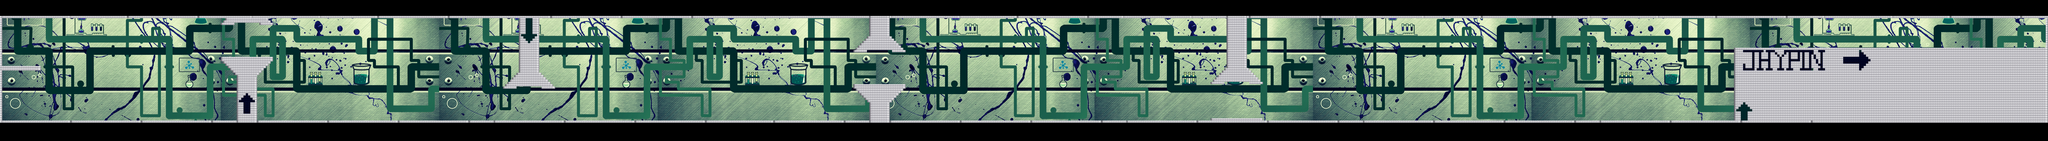

This game map was drawn from its Tiled (.tmx) file and the tilesets committed beside it. A one-line description and the trimmed map source follow:
An orthogonal 900x62 tile map with 15x15 px tiles, 2 tile layers (background, plat), 2 tilesets and 38 objects (36x 4, START, END).

<map version="1.0" orientation="orthogonal" renderorder="right-down" width="900" height="62" tilewidth="15" tileheight="15" nextobjectid="63">
 <tileset firstgid="1" name="metal" tilewidth="15" tileheight="15" tilecount="6" columns="3">
  <image source="../images/metal.jpg" width="48" height="30" />
 </tileset>
 <tileset firstgid="7" name="lab" tilewidth="15" tileheight="15" tilecount="11520" columns="192">
  <image source="../images/lab.jpg" width="2880" height="900" />
 </tileset>
 <layer name="background" width="900" height="62">
  <data>[55800 cells, 42252 non-empty, 9024 distinct tile ids]</data>
 </layer>
 <layer name="plat" width="900" height="62">
  <data>[55800 cells, 7456 non-empty, 3 distinct tile ids]</data>
 </layer>
 <objectgroup name="player">
  <object id="1" name="START" x="52" y="220" width="83" height="195" />
  <object id="2" name="END" x="13334" y="125.333" width="186" height="181" />
 </objectgroup>
 <objectgroup name="enemies">
  <object id="5" name="ENEMYG" type="4" x="1546.67" y="152" width="136" height="129.333" />
  <object id="7" name="ENEMYG" type="4" x="3410.42" y="579.636" width="136" height="129.333" />
  <object id="8" name="ENEMYG" type="4" x="5718.06" y="331.091" width="136" height="129.333" />
  <object id="9" name="ENEMYG" type="4" x="8072.06" y="542.091" width="136" height="129.333" />
  <object id="10" name="ENEMYG" type="4" x="11278.1" y="628.879" width="151" height="160.333" />
  <object id="12" name="SPIDER" type="4" x="955.152" y="615.697" width="66.6667" height="151.515" />
  <object id="14" name="JPMELEE" type="4" x="1254.55" y="390.909" width="66.6667" height="151.515" />
  <object id="15" name="JPMELEE" type="4" x="3115.15" y="372.727" width="66.6667" height="151.515" />
  <object id="17" name="SPIDER" type="4" x="11000" y="633.333" width="66.6667" height="151.515" />
  <object id="19" name="SHIELD" type="4" x="4190.91" y="603.03" width="66.6667" height="151.515" />
  <object id="20" name="MELEE" type="4" x="5415.15" y="636.364" width="66.6667" height="151.515" />
  <object id="21" name="NURSE" type="4" x="4906.06" y="618.182" width="66.6667" height="151.515" />
  <object id="23" name="MELEE" type="4" x="2896.97" y="621.212" width="66.6667" height="151.515" />
  <object id="24" name="JPMELEE" type="4" x="5496.97" y="375.758" width="66.6667" height="151.515" />
  <object id="25" name="SPIDER" type="4" x="6560.61" y="627.273" width="66.6667" height="151.515" />
  <object id="26" name="NURSE" type="4" x="7375.76" y="630.303" width="66.6667" height="151.515" />
  <object id="27" name="JPSHIELD" type="4" x="6772.12" y="568.242" width="66.6667" height="151.515" />
  <object id="28" name="JPMELEE" type="4" x="9241.39" y="402.303" width="66.6667" height="151.515" />
  <object id="29" name="MELEE" type="4" x="6887.27" y="638.909" width="66.6667" height="151.515" />
  <object id="30" name="NURSE" type="4" x="7150.24" y="641.879" width="66.6667" height="151.515" />
  <object id="31" name="NURSE" type="4" x="9430.48" y="618.727" width="66.6667" height="151.515" />
  <object id="32" name="TRUCK" type="4" x="9875.82" y="612.97" width="66.6667" height="151.515" />
  <object id="35" name="SPIDER" type="4" x="11992.2" y="143.091" width="66.6667" height="151.515" />
  <object id="36" name="NURSE" type="4" x="12158.8" y="143.091" width="66.6667" height="151.515" />
  <object id="39" name="SHIELD" type="4" x="12508.5" y="148.424" width="66.6667" height="151.515" />
  <object id="43" name="SHOTGUN" type="4" x="12757" y="151.455" width="66.6667" height="151.515" />
  <object id="45" name="SHOTGUN" type="4" x="10747.5" y="629.576" width="66.6667" height="151.515" />
  <object id="47" name="SPIDER" type="4" x="9026.24" y="632.606" width="66.6667" height="151.515" />
  <object id="48" name="JPMELEE" type="4" x="7665.64" y="608.364" width="66.6667" height="151.515" />
  <object id="49" name="MELEE" type="4" x="5269.09" y="641.939" width="66.6667" height="151.515" />
  <object id="52" name="NURSE" type="4" x="4675.76" y="624.242" width="66.6667" height="151.515" />
  <object id="53" name="SPIDER" type="4" x="2452.12" y="618.727" width="66.6667" height="151.515" />
  <object id="54" name="MELEE" type="4" x="3021.21" y="618.182" width="66.6667" height="151.515" />
  <object id="59" name="JPMELEE" type="4" x="1018.18" y="275.758" width="66.6667" height="151.515" />
  <object id="60" name="MELEE" type="4" x="533.818" y="605.515" width="66.6667" height="151.515" />
  <object id="62" name="NURSE" type="4" x="2167.27" y="633.879" width="66.6667" height="151.515" />
 </objectgroup>
</map>
